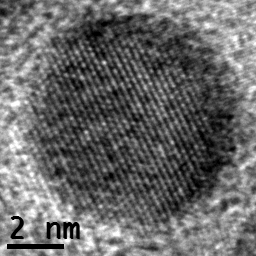
#> input picture Proyectos/Proyecto_2/FFT/Imagen.tif, 256 x 256 px
$ python FFT.py
#> lines starting #> are read from the running program, lines starting #| are printed output that depends on the picture
import matplotlib.pyplot as plt
from PIL import Image
import numpy as np


class FFT_algorithm:
    def __init__(self, path_image, name_image):
        self.path_image = path_image
        self.name_image = name_image
        self.read_image()
        self.apply_FFT()

    def read_image(self):
        self.img = Image.open(self.path_image + self.name_image)
#> self.img is the input picture: PIL image 256x256 P; min 0, max 254, mean 104.5

    def apply_FFT(self):
        f = np.fft.fft2(self.img)
        f = np.fft.fftshift(f)
        self.FFT_image = np.log(np.abs(f)) * 1000
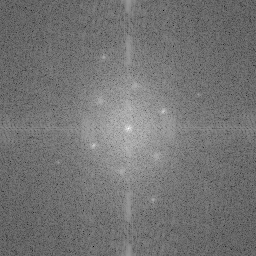
#> self.FFT_image: shape (256, 256) float64; min 392.9, max 15749.4, mean 7384.8; drawn with min black and max white

    def plot_FFT_and_original(self):
        fig = plt.figure(figsize=(6, 8))
        axs = [fig.add_subplot(2, 2, i + 1) for i in range(4)]
        ax1, ax2, ax3, ax4 = axs
        plt.subplots_adjust(left=0,
                            bottom=0,
                            right=1,
                            top=1,
                            wspace=0,
                            hspace=0)
        self.plot_FFT(ax1, self.img, bar=False)
        self.plot_FFT(ax2, self.FFT_image)
        self.plot_FFT(ax3, self.FFT_image, hexagon=True)
        self.plot_FFT(ax4, self.FFT_image, hexagon=True, cmap="inferno_r")
        plt.subplots_adjust(top=0.978,
                            bottom=0.022,
                            left=0.025,
                            right=0.975,
                            hspace=0.0,
                            wspace=0.054)
        plt.show()

    def plot_FFT(self, ax, image, cmap="Greys_r", bar=True, hexagon=False):
        ax.axis("off")
        ax.set_aspect('equal')
        ax.imshow(image, cmap=cmap)
        if bar:
            ax.plot([6.5, 63.3], [247.4, 247.4], color="black", lw=4)
            ax.text(2, 238, "5  1nm$^{-1}$", fontsize=14)
        if hexagon:
            self.read_plot_hexagon(ax)

    def read_plot_hexagon(self, ax):
        x, y = np.loadtxt("Data/hexa.csv", delimiter=",", unpack=True)
        n = np.size(x)
        for i in range(n):
            j = i + 1
            if j == n:
                j = 0
            pos = [i, j]
            ax.plot(x[pos], y[pos], lw=3, color="black")


inputs = {
    "Image path": "",
    "Image name": "Imagen.tif",
}
FFT = FFT_algorithm(inputs["Image path"],
                    inputs["Image name"])
FFT.plot_FFT_and_original()
#> (the run stopped early here; a loop or call above may not have finished)

$ run again, with Proyectos/Proyecto_2/FFT/FFT.png saved as Proyectos/Proyecto_2/FFT/Imagen.tif
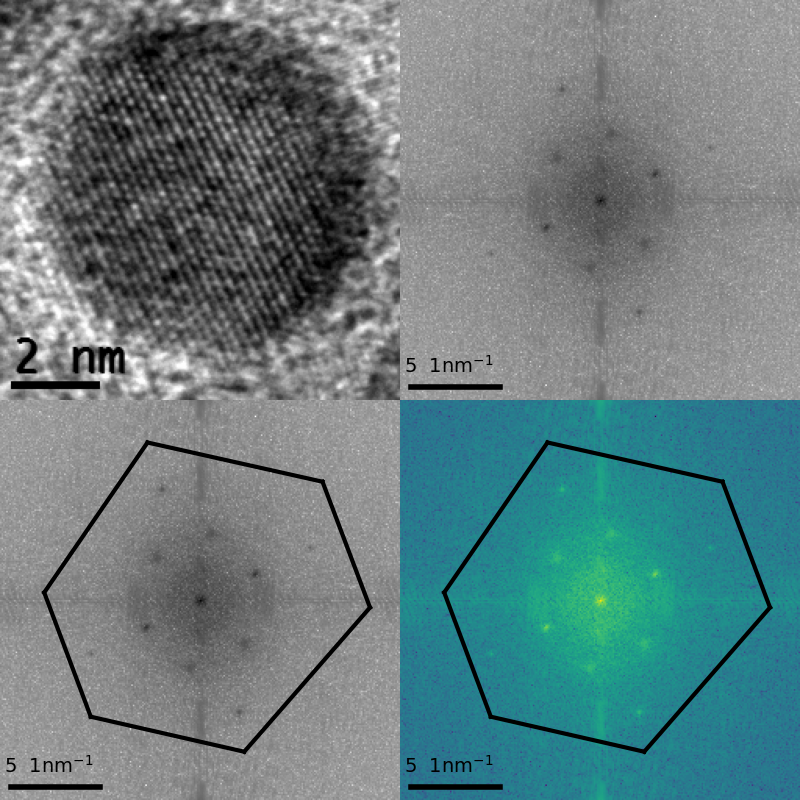
#> input picture Proyectos/Proyecto_2/FFT/FFT.png, 800 x 800 px
#> in read_image, self.img is the input picture: PIL image 800x800 RGBA; mean R, G, B, A 103.3, 126.4, 128.1, 255
#> in apply_FFT, `self.FFT_image = np.log(np.abs(f)) * 1000`:
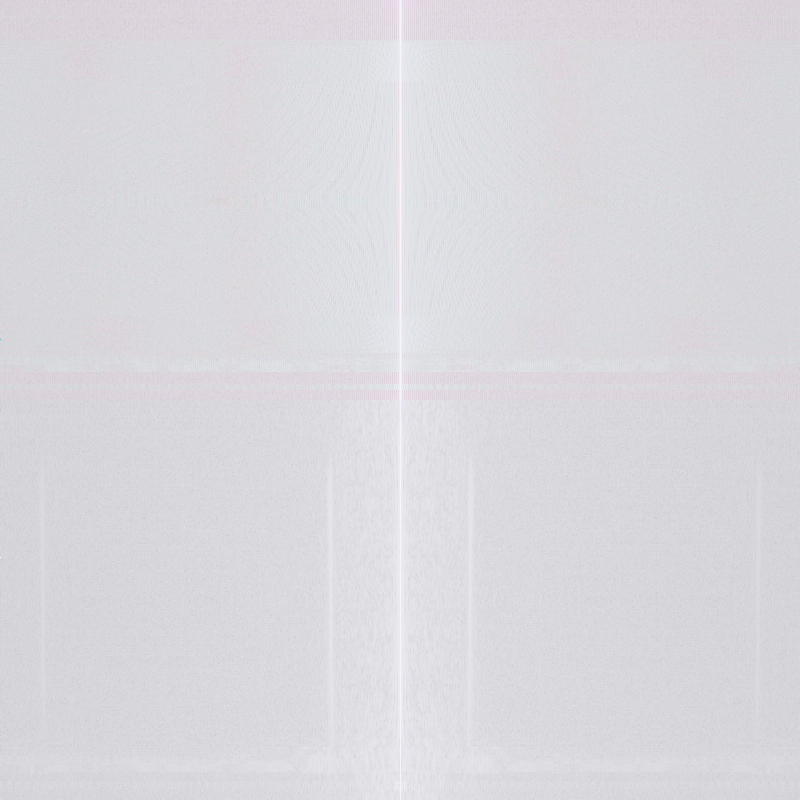
#> self.FFT_image: shape (800, 800, 4) float64; mean of channels 0, 1, 2, 3 5314.4, 5343.9, 6279.9, 5343.9; transparent parts drawn white
